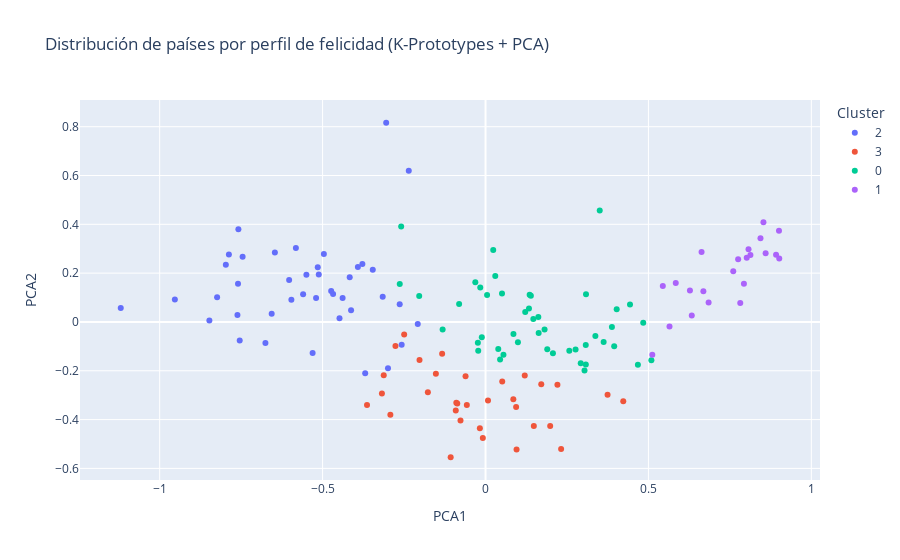

The code cell stored with this chart in its notebook:
### Code cell
cols = ['pais', 'continente', 'puntaje_de_felicidad', 'pib_per_capita',
        'apoyo_social', 'vida_saludable', 'libertad', 'generosidad', 'corrupcion']
df_kproto = df[cols].copy()

# Promedio por país
df_kproto_mean = df_kproto.groupby(['pais', 'continente']).mean(numeric_only=True).reset_index()

# Guardar copia original para desescalar después
df_original = df_kproto_mean.copy()

# Escalar las variables numéricas
num_cols = ['puntaje_de_felicidad', 'pib_per_capita', 'apoyo_social',
            'vida_saludable', 'libertad', 'generosidad', 'corrupcion']
scaler = MinMaxScaler()
df_scaled = df_kproto_mean.copy()
df_scaled[num_cols] = scaler.fit_transform(df_scaled[num_cols])

# Convertir a matriz
cat_cols = ['pais', 'continente']
cat_indices = [df_scaled.columns.get_loc(col) for col in cat_cols]
matrix = df_scaled.to_numpy()

# Entrenar modelo K-Prototypes
kproto = KPrototypes(n_clusters=4, random_state=42, n_init=10)
clusters = kproto.fit_predict(matrix, categorical=cat_indices)

# Añadir clúster a dataframe original y desescalar
df_original['cluster'] = clusters
df_original[num_cols] = scaler.inverse_transform(df_scaled[num_cols])

# PCA para visualización
pca = PCA(n_components=2)
components = pca.fit_transform(df_scaled[num_cols])
df_original['PCA1'] = components[:, 0]
df_original['PCA2'] = components[:, 1]

# Gráfico interactivo
fig = px.scatter(df_original, x='PCA1', y='PCA2',
                 color=df_original['cluster'].astype(str),
                 hover_name='pais',
                 hover_data={
                     'continente': True,
                     'puntaje_de_felicidad': ':.2f',
                     'pib_per_capita': ':.2f',
                     'PCA1': False,
                     'PCA2': False
                 },
                 title='Distribución de países por perfil de felicidad (K-Prototypes + PCA)',
                 labels={'cluster': 'Cluster'})

fig.update_layout(legend_title_text='Cluster')
fig.show()

### Figure 1 — Plotly figure (JSON) as saved in the notebook; plotly's stock layout.template omitted (floating-point values rounded to 4 significant figures; data arrays with more than 128 entries replaced by an {"elided": "..."} marker saying what was removed)
{"data": [{"customdata": [["asia", 3.513, 0.3571], ["asia", 4.58, 0.524], ["áfrica", 3.901, 0.3767], ["áfrica", 3.83, 1.054], ["áfrica", 4.074, 0.3147], ["áfrica", 3.079, 0.06245], ["áfrica", 4.696, 0.5192], ["áfrica", 4.003, 0.382], ["áfrica", 4.377, 0.7227], ["áfrica", 4.346, 0.2491], ["áfrica", 4.375, 0.9247], ["áfrica", 4.423, 0.2934], ["áfrica", 4.408, 1.102], ["asia", 4.339, 0.8539], ["áfrica", 4.536, 0.6094], ["áfrica", 3.854, 0.2734], ["norteamérica", 3.866, 0.3229], ["asia", 4.298, 0.7307], ["áfrica", 4.273, 0.5467], ["áfrica", 4.449, 0.4906], ["áfrica", 3.839, 0.08926], ["áfrica", 3.745, 0.2659], ["áfrica", 3.883, 0.1427], ["áfrica", 4.219, 0.361], ["áfrica", 4.355, 0.5687], ["áfrica", 5.172, 0.8067], ["asia", 4.383, 0.4743], ["áfrica", 4.105, 0.1266], ["áfrica", 5.127, 0.7151], ["asia", 5.344, 0.6679], ["áfrica", 3.439, 0.3221], ["áfrica", 4.394, 0.4333], ["áfrica", 4.559, 0.3175], ["áfrica", 4.675, 0.9799], ["asia", 3.292, 0.6991], ["áfrica", 3.466, 0.4398], ["áfrica", 3.544, 0.2659], ["áfrica", 4.02, 0.3187], ["asia", 3.626, 0.4893], ["áfrica", 4.584, 0.5718], ["áfrica", 4.007, 0.3441]], "hovertemplate": "<b>%{hovertext}</b><br><br>color=2<br>continente=%{customdata[0]}<br>puntaje_de_felicidad=%{customdata[1]:.2f}<br>pib_per_capita=%{customdata[2]:.2f}<extra></extra>", "hovertext": ["afghanistan", "bangladesh", "benin", "botswana", "burkina faso", "burundi", "cameroon", "chad", "congo (brazzaville)", "congo (kinshasa)", "egypt", "ethiopia", "gabon", "georgia", "ghana", "guinea", "haiti", "india", "ivory coast", "kenya", "liberia", "madagascar", "malawi", "mali", "mauritania", "morocco", "myanmar", "niger", "nigeria", "pakistan", "rwanda", "senegal", "sierra leone", "south africa", "syria", "tanzania", "togo", "uganda", "yemen", "zambia", "zimbabwe"], "legendgroup": "2", "marker": {"color": "#636efa", "symbol": "circle"}, "mode": "markers", "name": "2", "orientation": "v", "showlegend": true, "type": "scatter", "x": [-0.9534, -0.346, -0.7875, -0.2634, -0.6027, -1.119, -0.5117, -0.8475, -0.4678, -0.6563, -0.3693, -0.4961, -0.2993, -0.3155, -0.4737, -0.7455, -0.8238, -0.4168, -0.582, -0.3779, -0.7596, -0.7544, -0.7584, -0.5598, -0.5306, -0.2574, -0.2355, -0.6465, -0.4386, -0.4481, -0.3049, -0.4126, -0.52, -0.2079, -0.7613, -0.5497, -0.797, -0.5149, -0.6755, -0.3917, -0.5958], "xaxis": "x", "y": [0.09148, 0.2138, 0.2767, 0.0723, 0.1714, 0.05707, 0.1941, 0.006029, 0.1142, 0.03389, -0.2101, 0.2781, -0.1899, 0.1029, 0.1266, 0.2673, 0.1008, 0.1827, 0.3028, 0.2378, 0.1569, -0.07574, 0.3797, 0.1131, -0.127, -0.09371, 0.6195, 0.2846, 0.09817, 0.01557, 0.8162, 0.04748, 0.09782, -0.008625, 0.0289, 0.1937, 0.2345, 0.2239, -0.08584, 0.2252, 0.09063], "yaxis": "y"}, {"customdata": [["europa", 4.713, 0.9386], ["áfrica", 5.668, 1.013], ["asia", 4.393, 0.8391], ["europa", 5.598, 1.085], ["europa", 5.162, 0.9217], ["europa", 4.619, 1.087], ["europa", 5.459, 1.152], ["europa", 5.733, 1.275], ["europa", 6.655, 1.269], ["europa", 5.152, 1.205], ["europa", 5.329, 1.204], ["asia", 4.689, 1.088], ["asia", 4.528, 1.043], ["europa", 6.022, 1.312], ["europa", 5.606, 0.8783], ["europa", 5.676, 1.185], ["asia", 5.15, 1.035], ["europa", 5.93, 1.233], ["europa", 5.759, 0.6714], ["europa", 5.292, 1.048], ["asia", 4.737, 0.6568], ["europa", 5.305, 1.232], ["europa", 5.698, 1.142], ["europa", 5.799, 1.197], ["europa", 5.339, 1.001], ["europa", 6.108, 1.246], ["asia", 5.885, 1.315], ["europa", 6.351, 1.299], ["áfrica", 4.728, 0.9373], ["asia", 5.415, 1.151], ["europa", 4.307, 0.8359], ["suramérica", 5.531, 1.052]], "hovertemplate": "<b>%{hovertext}</b><br><br>color=3<br>continente=%{customdata[0]}<br>puntaje_de_felicidad=%{customdata[1]:.2f}<br>pib_per_capita=%{customdata[2]:.2f}<extra></extra>", "hovertext": ["albania", "algeria", "armenia", "belarus", "bosnia and herzegovina", "bulgaria", "croatia", "cyprus", "czech republic", "greece", "hungary", "iran", "iraq", "italy", "kosovo", "latvia", "lebanon", "lithuania", "moldova", "montenegro", "palestinian territories", "portugal", "romania", "russia", "serbia", "slovakia", "south korea", "spain", "tunisia", "turkey", "ukraine", "venezuela"], "legendgroup": "3", "marker": {"color": "#EF553B", "symbol": "circle"}, "mode": "markers", "name": "3", "orientation": "v", "showlegend": true, "type": "scatter", "x": [-0.2026, -0.08964, -0.3637, 0.1204, -0.1769, -0.07677, -0.05736, 0.1711, 0.3746, -0.1069, -0.008226, -0.2496, -0.2764, 0.232, -0.1331, 0.08539, -0.06127, 0.09532, -0.1523, -0.08665, -0.3124, 0.2207, 0.0513, 0.09389, -0.09131, 0.1984, 0.1483, 0.4227, -0.318, 0.007592, -0.292, -0.0174], "xaxis": "x", "y": [-0.1562, -0.3315, -0.3403, -0.2192, -0.2882, -0.4033, -0.3404, -0.2554, -0.2979, -0.5544, -0.4755, -0.05136, -0.09902, -0.5202, -0.1308, -0.3167, -0.2228, -0.5228, -0.2121, -0.3339, -0.2189, -0.2577, -0.2441, -0.3488, -0.3628, -0.4268, -0.426, -0.3244, -0.2932, -0.3222, -0.3807, -0.4354], "yaxis": "y"}, {"customdata": {"elided": "46x3 mixed values"}, "hovertemplate": "<b>%{hovertext}</b><br><br>color=0<br>continente=%{customdata[0]}<br>puntaje_de_felicidad=%{customdata[1]:.2f}<br>pib_per_capita=%{customdata[2]:.2f}<extra></extra>", "hovertext": ["argentina", "azerbaijan", "bahrain", "bhutan", "bolivia", "brazil", "cambodia", "chile", "china", "colombia", "costa rica", "dominican republic", "ecuador", "el salvador", "estonia", "guatemala", "honduras", "indonesia", "israel", "jamaica", "japan", "jordan", "kazakhstan", "kuwait", "kyrgyzstan", "libya", "malaysia", "mauritius", "mexico", "mongolia", "nepal", "nicaragua", "panama", "paraguay", "peru", "philippines", "poland", "saudi arabia", "slovenia", "sri lanka", "tajikistan", "thailand", "turkmenistan", "uruguay", "uzbekistan", "vietnam"], "legendgroup": "0", "marker": {"color": "#00cc96", "symbol": "circle"}, "mode": "markers", "name": "0", "orientation": "v", "showlegend": true, "type": "scatter", "x": [0.3039, -0.02351, 0.4026, 0.02365, 0.004798, 0.2764, -0.2589, 0.3078, 0.05504, 0.2069, 0.484, 0.1334, 0.1812, 0.03918, 0.3077, 0.1392, -0.1317, -0.03129, 0.5091, 0.09948, 0.4677, -0.01144, 0.1895, 0.3879, -0.08104, 0.08577, 0.1631, 0.1621, 0.2572, -0.02238, -0.2632, 0.1355, 0.3626, 0.1468, 0.04473, 0.02996, 0.2923, 0.3372, 0.3949, -0.01614, -0.2035, 0.3084, 0.1219, 0.4435, 0.3505, 0.05058], "xaxis": "x", "y": [-0.1993, -0.08502, 0.05215, 0.2945, 0.1101, -0.1128, 0.3912, -0.1743, -0.1348, -0.1279, -0.003586, 0.05556, -0.03079, -0.1106, -0.09449, 0.1077, -0.03127, 0.1627, -0.1565, -0.08349, -0.1752, -0.06254, -0.1116, -0.02059, 0.07377, -0.04944, -0.04498, 0.02004, -0.1178, -0.1182, 0.1553, 0.1112, -0.08176, 0.01211, -0.1542, 0.1879, -0.1692, -0.058, -0.1001, 0.1408, 0.1061, 0.1134, 0.04041, 0.07184, 0.4567, 0.1169], "yaxis": "y"}, {"customdata": [["oceanía", 7.276, 1.395], ["europa", 7.142, 1.398], ["europa", 6.921, 1.375], ["norteamérica", 7.351, 1.388], ["europa", 7.546, 1.397], ["europa", 7.538, 1.357], ["europa", 6.515, 1.344], ["europa", 6.929, 1.395], ["europa", 7.511, 1.387], ["europa", 6.964, 1.46], ["europa", 6.936, 1.638], ["europa", 6.534, 1.286], ["europa", 7.405, 1.411], ["oceanía", 7.313, 1.318], ["europa", 7.541, 1.519], ["asia", 6.422, 1.744], ["asia", 6.543, 1.592], ["europa", 7.319, 1.404], ["europa", 7.511, 1.472], ["asia", 6.744, 1.645], ["europa", 6.91, 1.338], ["norteamérica", 6.999, 1.456]], "hovertemplate": "<b>%{hovertext}</b><br><br>color=1<br>continente=%{customdata[0]}<br>puntaje_de_felicidad=%{customdata[1]:.2f}<br>pib_per_capita=%{customdata[2]:.2f}<extra></extra>", "hovertext": ["australia", "austria", "belgium", "canada", "denmark", "finland", "france", "germany", "iceland", "ireland", "luxembourg", "malta", "netherlands", "new zealand", "norway", "qatar", "singapore", "sweden", "switzerland", "united arab emirates", "united kingdom", "united states"], "legendgroup": "1", "marker": {"color": "#ab63fa", "symbol": "circle"}, "mode": "markers", "name": "1", "orientation": "v", "showlegend": true, "type": "scatter", "x": [0.813, 0.6847, 0.633, 0.8017, 0.9006, 0.8597, 0.5119, 0.6686, 0.7818, 0.7603, 0.793, 0.5838, 0.7753, 0.853, 0.8917, 0.6631, 0.8072, 0.8439, 0.9015, 0.5441, 0.6273, 0.5647], "xaxis": "x", "y": [0.2744, 0.07929, 0.02602, 0.2632, 0.3737, 0.2811, -0.1348, 0.1256, 0.07783, 0.2079, 0.1567, 0.1592, 0.2568, 0.4084, 0.2757, 0.2867, 0.2983, 0.3428, 0.2597, 0.1477, 0.1291, -0.0191], "yaxis": "y"}], "layout": {"legend": {"title": {"text": "Cluster"}, "tracegroupgap": 0}, "title": {"text": "Distribución de países por perfil de felicidad (K-Prototypes + PCA)"}, "xaxis": {"anchor": "y", "domain": [0, 1], "title": {"text": "PCA1"}}, "yaxis": {"anchor": "x", "domain": [0, 1], "title": {"text": "PCA2"}}}}
